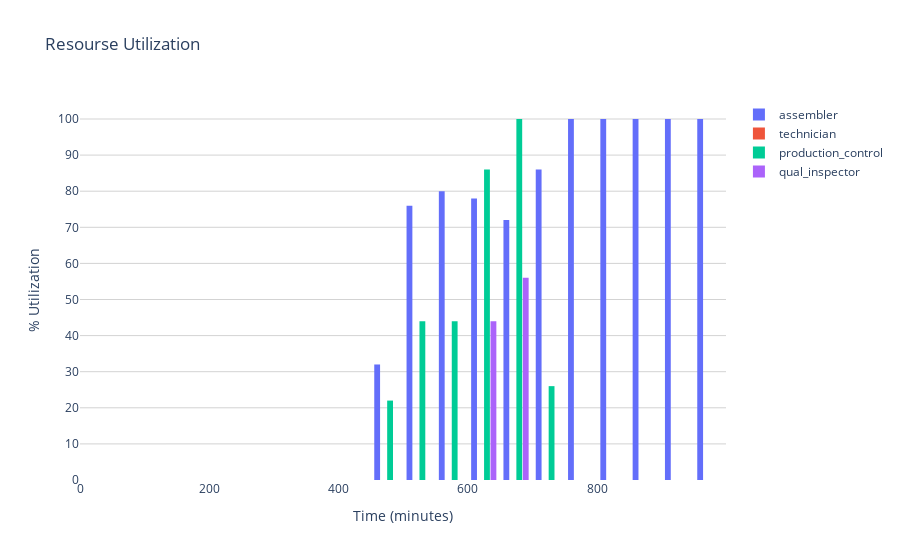

The notebook cell this image was saved under:
### Code cell
import plotly.graph_objects as go
import numpy as np


def getarray(variable):
    # Creates an array for the occupancy value at each timestep for a given variable
    array = []
    for i in range(0,runtime):
        array.append(variable.occupancy(i))
    array = np.asarray(array)
    return array

assembler_array = getarray(assembler) *100
technician_array = getarray(technician) *100
production_control_array = getarray(production_control) *100
qual_inspector_array = getarray(qual_inspector) *100

# define a list of 1 to 1000 (each timestep)
x = np.arange(1,1000)

#Plotting histogram with the data
fig = go.Figure()
fig.add_trace(go.Histogram(histfunc="avg", y=assembler_array, x=x, name="assembler"))
fig.add_trace(go.Histogram(histfunc="avg", y=technician_array, x=x, name="technician"))
fig.add_trace(go.Histogram(histfunc="avg", y=production_control_array, x=x, name="production_control"))
fig.add_trace(go.Histogram(histfunc="avg", y=qual_inspector_array, x=x, name="qual_inspector"))

fig.update_layout(
    plot_bgcolor='white',
    title_text='Resourse Utilization', # title of plot
    xaxis_title_text='Time (minutes)', # xaxis label
    yaxis_title_text='% Utilization', # yaxis label
    bargap=0.2, # gap between bars of adjacent location coordinates
    bargroupgap=0.1 # gap between bars of the same location coordinates
    ,yaxis=dict(showgrid=True, zeroline=True,gridcolor="LightGray",dtick=10)
#     showgrid=True

)
# fig.update_layout(xaxis_showgrid=False, 
#                   yaxis_showgrid=True,
#                   gridcolor='LightPink')
# fig.update_yaxes(nticks=20)
fig.show()

### Figure 1 — Plotly figure (JSON) as saved in the notebook; plotly's stock layout.template omitted (floating-point values rounded to 4 significant figures; data arrays with more than 128 entries replaced by an {"elided": "..."} marker saying what was removed)
{"data": [{"histfunc": "avg", "name": "assembler", "type": "histogram", "x": {"elided": "999 int values"}, "y": {"elided": "1000 int values"}}, {"histfunc": "avg", "name": "technician", "type": "histogram", "x": {"elided": "999 int values"}, "y": {"elided": "1000 int values"}}, {"histfunc": "avg", "name": "production_control", "type": "histogram", "x": {"elided": "999 int values"}, "y": {"elided": "1000 int values"}}, {"histfunc": "avg", "name": "qual_inspector", "type": "histogram", "x": {"elided": "999 int values"}, "y": {"elided": "1000 int values"}}], "layout": {"bargap": 0.2, "bargroupgap": 0.1, "plot_bgcolor": "white", "title": {"text": "Resourse Utilization"}, "xaxis": {"title": {"text": "Time (minutes)"}}, "yaxis": {"dtick": 10, "gridcolor": "LightGray", "showgrid": true, "title": {"text": "% Utilization"}, "zeroline": true}}}
